Frame 1 (no input): blank canvas, image omitted
Frame 60 (the mouse pressed at the canvas centre just before this capture): blank canvas, image omitted
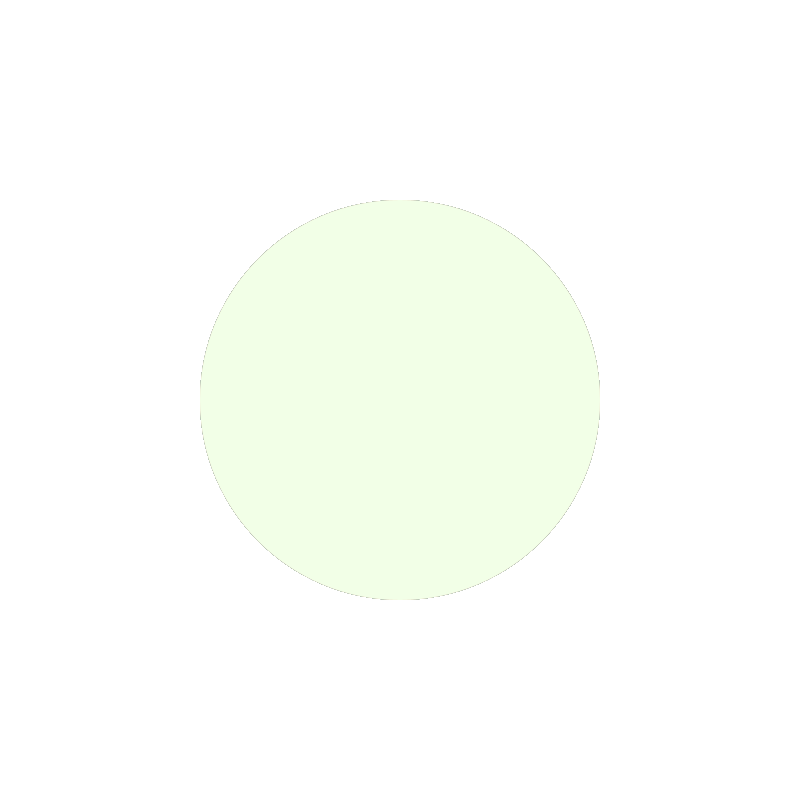
Frame 120 (the mouse held since frame 60 and released just before this capture)

The Processing sketch whose frames 1 and 60 were blank and that drew this single picture after the mouse press (run headless with seeded random() and noise(); from frame 60 on, the mouse is pressed at the canvas centre):

// Processing sketch: processing_71534
// ── processing_71534.pde

// void setup cannot be recalled
void setup() {
  size(800,800);
  colorMode(HSB);
  smooth();
  noStroke();
  background (255);
}

 //Circle trail
  void draw() {
  fill (random (164), random (60), random(mouseY));
  ellipse (mouseX, mouseY, mouseX, mouseY);
   fill (255);
  text ("PRESS ENTER", 700,750);
}  
 
 //press enter button (change the backgroudn)
    void keyPressed() {  
       if (key == ENTER) 
       background(random(164),random(60),mouseY);      // clears the background
       fill (random(100),random(90),random(100));
 }

//reset
  void mouseClicked() {
   background (255);
  }
